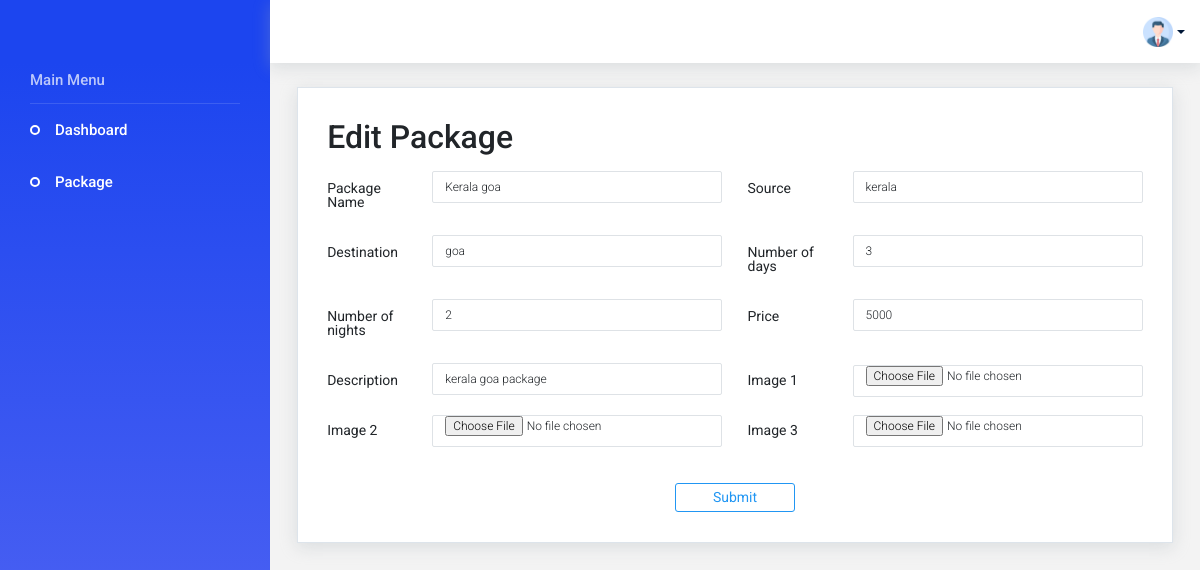
The app's page /edit_package/1 (signed in) with its own data.
### app/models.py (models this page shows, shortened)
class Package(models.Model):
    user_id = models.ForeignKey(CustomUser, on_delete=models.CASCADE)
    package_name = models.CharField(max_length=100)
    img1 = models.FileField(upload_to='package')
    img2 = models.FileField(upload_to='package')
    img3 = models.FileField(upload_to='package')
    price = models.IntegerField()
    no_of_days = models.IntegerField()
    no_of_night = models.IntegerField()
    source = models.CharField(max_length=50)
    destination = models.CharField(max_length=50)
    description = models.CharField(max_length=200)

### app/views.py (the view)
# urls.py: path('edit_package/<int:id>', views.edit_package, name="edit_package"),
@cache_control(no_cache=True, must_revalidate=True, no_store=True)
@login_required(login_url=Login)
def edit_package(request, id):
    user = CustomUser.objects.get(id=request.user.id)
    packages = Package.objects.get(user_id=user, id=id)
    if request.method == 'POST':
        packages.package_name = request.POST['package_name']
        packages.price = request.POST['price']
        packages.no_of_days = request.POST['no_of_days']
        packages.no_of_night = request.POST['no_of_night']
        packages.source = request.POST['source']
        packages.destination = request.POST['destination']
        packages.description = request.POST['description']
        if 'img1' in request.FILES:
            packages.img1 = request.FILES['img1']
        if 'img2' in request.FILES:
            packages.img2 = request.FILES['img2']
        if 'img3' in request.FILES:
            packages.img3 = request.FILES['img3']
        packages.save()
        return redirect(add_package)
    else:
        context = {
            'id':id,
            'packages':packages
        }
        return render(request, 'Agency/edit-package.html', context)

### template/Agency/edit-package.html (shortened to what this page needs)
{% extends 'Agency/index.html' %}
{% block content %}
<div class="main-panel">
    <div class="content-wrapper">
      <div class="row">
        <div class="col-12 grid-margin">
            <div class="card">
              <div class="card-body">
                <h4 class="card-title " style="font-size: xx-large;">Edit Package</h4>
                <form class="form-sample" action="{% url 'edit_package' id=packages.id %}" method="post" enctype="multipart/form-data">
                  <div class="row">
                    <div class="col-md-6">
                      <div class="form-group row">
                        <label class="col-sm-3 col-form-label">Package Name</label>
                        <div class="col-sm-9">
                          <input type="text" name="package_name" value="{{packages.package_name}}" class="form-control" />
                        </div>
                      </div>
                    </div>
                    <div class="col-md-6">
                      <div class="form-group row">
                        <label class="col-sm-3 col-form-label">Source</label>
                        <div class="col-sm-9">
                          <input type="text" name="source" value="{{packages.source}}" class="form-control" />
                        </div>
                      </div>
                  </div>
                    <div class="col-md-6">
                      <div class="form-group row">
                        <label class="col-sm-3 col-form-label">Destination</label>
                        <div class="col-sm-9">
                          <input type="text" name="destination" value="{{packages.destination}}" class="form-control" />
                        </div>
                      </div>
                    </div>
                    <div class="col-md-6">
                      <div class="form-group row">
                        <label class="col-sm-3 col-form-label">Number of days </label>
                        <div class="col-sm-9">
                          <input type="number" name="no_of_days" value="{{packages.no_of_days}}" class="form-control" />
                        </div>
                      </div>
                    </div>
                  </div>
                  <div class="row">
                      <div class="col-md-6">
                        <div class="form-group row">
                          <label class="col-sm-3 col-form-label">Number of nights </label>
                          <div class="col-sm-9">
                            <input type="number" name="no_of_night" value="{{packages.no_of_night}}" class="form-control" />
                          </div>
                        </div>
                      </div>
                      <div class="col-md-6">
                        <div class="form-group row">
                          <label class="col-sm-3 col-form-label">Price</label>
                          <div class="col-sm-9">
                            <input type="text" name="price" value="{{packages.price}}" class="form-control" />
                          </div>
                        </div>
                      </div>
                    </div>
                  <div class="row">
                      <div class="col-md-6">
                        <div class="form-group row">
                          <label class="col-sm-3 col-form-label">Description</label>
                          <div class="col-sm-9">
                            <input type="text" name="description" value="{{packages.description}}" class="form-control" />
                          </div>
                        </div>
                      </div>
                      <div class="col-md-6">
                        <div class="form-group row">
                          <label class="col-sm-3 col-form-label">Image 1</label>
                          <div class="col-sm-9">
                            <input type="file" name="img1" value="{{packages.img1}}" class="form-control" accept="image/*" />
                          </div>
                        </div>
                      </div>
                    </div>
                  <div class="row">
                    <div class="col-md-6">
                      <div class="form-group row">
                        <label class="col-sm-3 col-form-label">Image 2</label>
                        <div class="col-sm-9">
                          <input type="file" name="img2" value="{{packages.img2}}" class="form-control" accept="image/*" />
                        </div>
                      </div>
                    </div>
                    <div class="col-md-6">
                      <div class="form-group row">
                        <label class="col-sm-3 col-form-label">Image 3</label>
                        <div class="col-sm-9">
                          <input type="file" name="img3" value="{{packages.img3}}" class="form-control" accept="image/*" />
                        </div>
                      </div>
                    </div>
                  </div>
                  <div style="margin: auto;width: 100%;text-align: center;margin-top: 20px;">
                  <button type="submit" class="btn btn-outline-primary btn-fw">
                    Submit</button>
                  </div>
                </form>
              </div>
            </div>
        </div>
      </div>
    </div>
</div>
{% endblock %}

### static/css/style1.css (style rules this page uses)
.card { box-shadow: 0 0 0 0 rgba(90, 113, 208, 0.11), 0 4px 16px 0 rgba(167, 175, 183, 0.33); border: solid 1px #dde4eb; border-radius: 0px; }
.card .card-title { color: #212529; }
.main-panel { transition: width 0.25s ease, margin 0.25s ease; width: calc(100% - 270px); min-height: calc(100vh - 63px); display: flex; flex-direction: column; }
.content-wrapper { background: #F3F3F3; padding: 1.5rem 1.7rem; width: 100%; flex-grow: 1; }

### records on screen
Package: package_name "Kerala goa", source "kerala", destination "goa", no_of_days "3", no_of_night "2", price "5000", description "kerala goa package"
